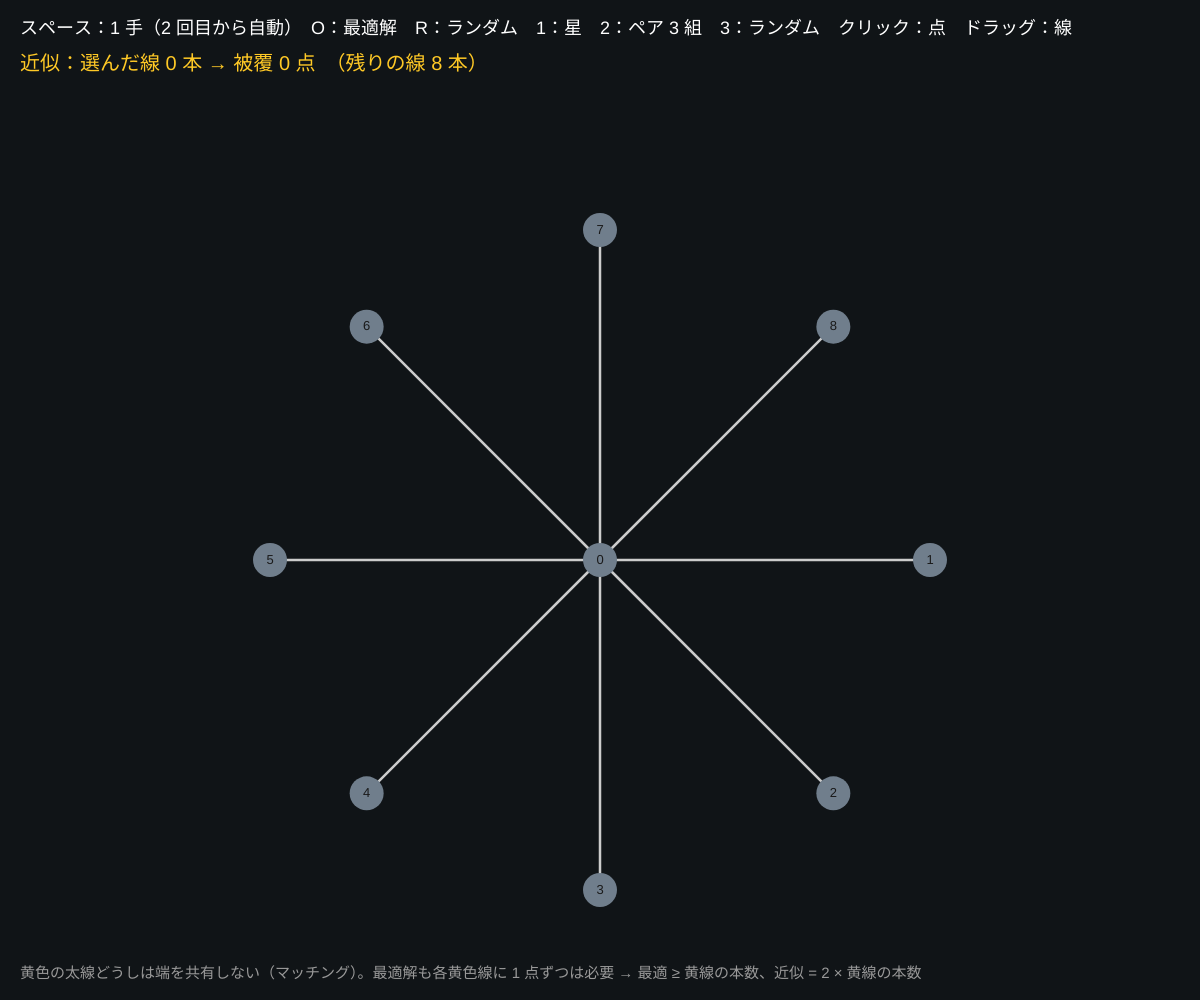
Frame 1 (no input)
Frame 60 (no input): identical to frame 1, image omitted
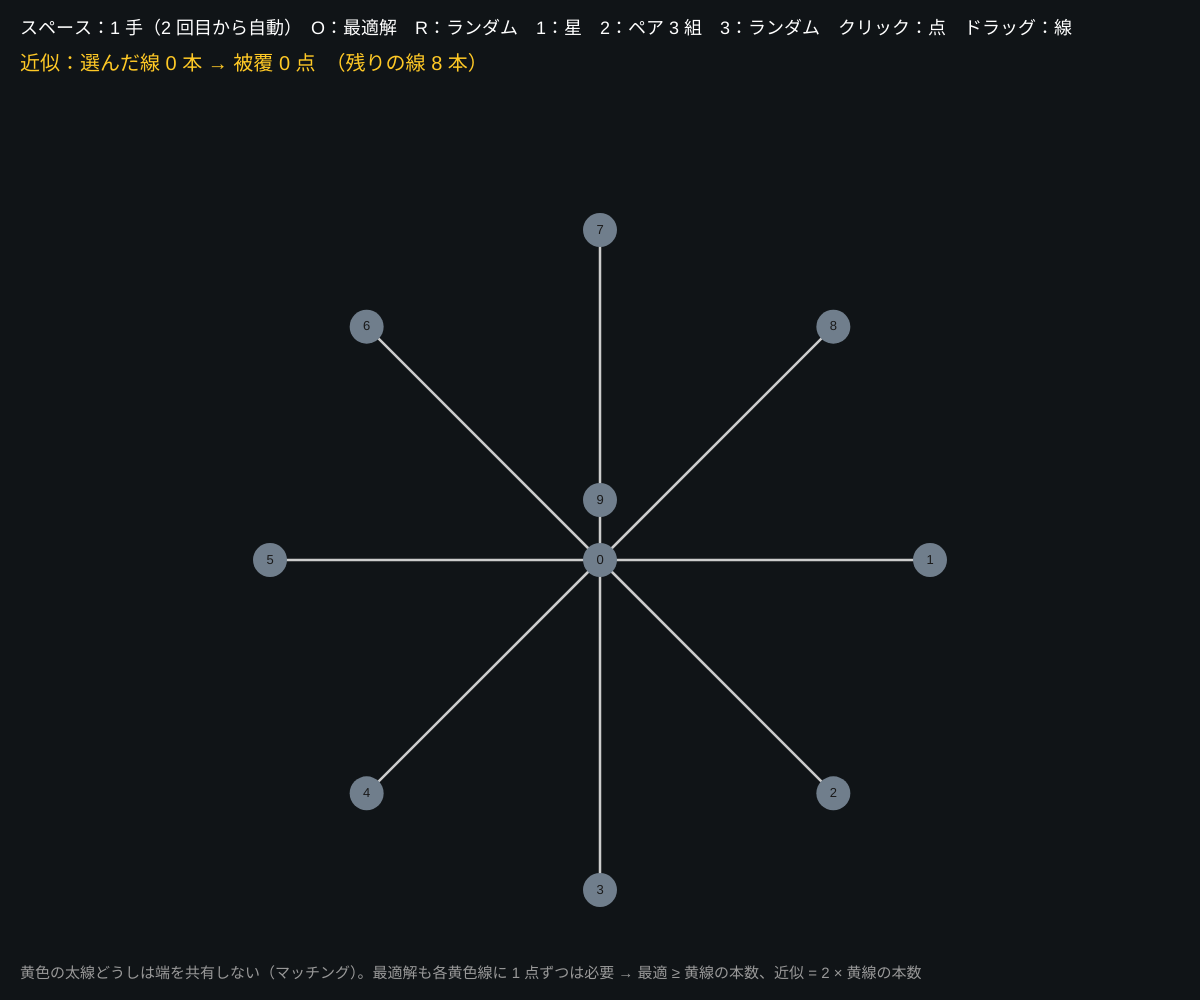
Frame 120 (the mouse pressed at the canvas centre since frame 60)

The p5.js sketch that drew these frames (run headless with seeded random() and noise() and a simulated clock; from frame 60 on, the mouse is pressed at the canvas centre):

// p5.js sketch
// ── sketch.js
// ============================================
// 09 頂点被覆の 2 倍近似（線を選んで両端を取る）
// 最小の頂点被覆は NP 困難。でも「残っている線を 1 本選んで両端を両方取る」をくり返すだけで、最適の 2 倍以内が保証される
// 理由：選んだ線どうしは端を共有しない。最適解もそれぞれの線の端を少なくとも 1 つ取るので、最適 ≥ 選んだ線の本数 = 近似 ÷ 2
// スペース：1 手ずつ進める（もう一度押すと自動）/ O：最適解を表示 / R：ランダムなグラフ / 1〜3：お手本
// 何もない所をクリック：点を追加 / 点から点へドラッグ：線を追加
// ============================================

let nodes = [], edges = [];
let cover = [], picked = [], remaining = [];
let auto = false, timer = 0, opt = null, showOpt = false;
let MAX_N = 16; // ★ 最適解の総当たりは 2^点の数

function setup() {
  createCanvas(windowWidth, windowHeight);
  colorMode(HSB, 360, 100, 100, 100);
  preset(1);
}

function preset(k) {
  nodes = []; edges = [];
  let cx = width / 2, cy = height * 0.56, R = min(width, height) * 0.33;
  if (k === 1) { // 星：最適 1、近似 2
    nodes.push({ x: cx, y: cy });
    for (let i = 0; i < 8; i++) { nodes.push({ x: cx + cos(TWO_PI * i / 8) * R, y: cy + sin(TWO_PI * i / 8) * R }); edges.push([0, i + 1]); }
  } else if (k === 2) { // 離れた線 3 本：近似 6 点、最適 3 点でちょうど 2 倍
    for (let i = 0; i < 6; i++) nodes.push({ x: cx - R + (i % 3) * R, y: cy + (i < 3 ? -R * 0.5 : R * 0.5) });
    for (let i = 0; i < 3; i++) edges.push([i, i + 3]);
  } else randomGraph(11);
  resetAlg();
}
function randomGraph(n) {
  nodes = []; edges = [];
  for (let i = 0; i < n; i++) nodes.push({ x: random(120, width - 120), y: random(170, height - 90) });
  for (let i = 0; i < n; i++) for (let j = i + 1; j < n; j++) {
    if (dist(nodes[i].x, nodes[i].y, nodes[j].x, nodes[j].y) < min(width, height) * 0.32 && random() < 0.5) edges.push([i, j]);
  }
}
function resetAlg() { cover = []; picked = []; remaining = edges.map((e) => e.slice()); auto = false; opt = null; showOpt = false; }

function algStep() {
  if (remaining.length === 0) return false;
  let e = random(remaining);                 // ★ 線の選び方を変えてみよう（例：remaining[0]）
  picked.push(e);
  cover.push(e[0], e[1]);
  remaining = remaining.filter(([a, b]) => !cover.includes(a) && !cover.includes(b)); // 端が被覆に入った線を消す
  if (remaining.length === 0) computeOpt();
  return true;
}
function computeOpt() {
  let n = nodes.length;
  if (n > MAX_N) { opt = null; return; }
  let best = null;
  for (let m = 0; m < 1 << n; m++) {
    let c = 0; for (let i = 0; i < n; i++) if ((m >> i) & 1) c++;
    if (best && c >= best.c) continue;
    if (edges.every(([a, b]) => ((m >> a) & 1) || ((m >> b) & 1))) best = { m, c };
  }
  opt = best;
}

let dragFrom = -1;
function draw() {
  background(210, 30, 9);
  if (auto && ++timer % 30 === 0) if (!algStep()) auto = false;

  for (let [a, b] of edges) {
    let alive = remaining.some(([p, q]) => p === a && q === b);
    let isPick = picked.some(([p, q]) => p === a && q === b);
    stroke(isPick ? color(45, 90, 100) : alive ? color(0, 0, 80) : color(150, 50, 60, 60));
    strokeWeight(isPick ? 7 : alive ? 2.5 : 2);
    line(nodes[a].x, nodes[a].y, nodes[b].x, nodes[b].y);
  }
  if (dragFrom >= 0) { stroke(0, 0, 100); strokeWeight(2); line(nodes[dragFrom].x, nodes[dragFrom].y, mouseX, mouseY); }
  nodes.forEach((p, i) => {
    let inC = cover.includes(i), inO = showOpt && opt && (opt.m >> i) & 1;
    noStroke();
    if (inO) { fill(280, 70, 100); circle(p.x, p.y, 52); }
    fill(inC ? color(45, 90, 100) : color(210, 20, 55));
    circle(p.x, p.y, 34);
    fill(0, 0, 10); textAlign(CENTER, CENTER); textSize(13); text(i, p.x, p.y);
  });

  noStroke(); textAlign(LEFT, BASELINE); fill(0, 0, 100); textSize(18);
  text('スペース：1 手（2 回目から自動）　O：最適解　R：ランダム　1：星　2：ペア 3 組　3：ランダム　クリック：点　ドラッグ：線', 20, 34);
  textSize(20); fill(45, 85, 100);
  text('近似：選んだ線 ' + picked.length + ' 本 → 被覆 ' + cover.length + ' 点　（残りの線 ' + remaining.length + ' 本）', 20, 70);
  if (remaining.length === 0 && edges.length > 0) {
    if (opt) {
      fill(280, 60, 100);
      text('最適：' + opt.c + ' 点　　近似 / 最適 = ' + nf(cover.length / opt.c, 1, 2) + '（必ず 2 以下）' + (showOpt ? '' : '　O で表示'), 20, 102);
    } else { fill(0, 0, 70); text('点が ' + MAX_N + ' 個より多いので最適解は計算しない（2^n 通り）', 20, 102); }
  }
  fill(0, 0, 60); textSize(15);
  text('黄色の太線どうしは端を共有しない（マッチング）。最適解も各黄色線に 1 点ずつは必要 → 最適 ≥ 黄線の本数、近似 = 2 × 黄線の本数', 20, height - 22);
}

function hit(x, y) { for (let i = 0; i < nodes.length; i++) if (dist(x, y, nodes[i].x, nodes[i].y) < 20) return i; return -1; }
function mousePressed() {
  if (mouseY < 110) return;
  dragFrom = hit(mouseX, mouseY);
  if (dragFrom < 0 && nodes.length < 24) { nodes.push({ x: mouseX, y: mouseY }); resetAlg(); }
}
function mouseReleased() {
  if (dragFrom >= 0) {
    let to = hit(mouseX, mouseY);
    if (to >= 0 && to !== dragFrom && !edges.some(([a, b]) => (a === dragFrom && b === to) || (a === to && b === dragFrom))) {
      edges.push([min(dragFrom, to), max(dragFrom, to)]); resetAlg();
    }
  }
  dragFrom = -1;
}
function keyPressed() {
  if (key === ' ') { if (remaining.length === 0) resetAlg(); else if (picked.length > 0) auto = !auto; else algStep(); }
  if (key === 'o' || key === 'O') { if (!opt && remaining.length === 0) computeOpt(); showOpt = !showOpt; }
  if (key === 'r' || key === 'R') { randomGraph(11); resetAlg(); }
  if (key >= '1' && key <= '3') preset(int(key));
}
function windowResized() { resizeCanvas(windowWidth, windowHeight); }

// ---------- やってみよう ----------
// 1. 星（1）で近似は 2、最適は 1。比がちょうど 2 になる
// 2. ランダムなグラフで何度も試し、比の平均を記録しよう（2 よりかなり小さいことが多い）
// 3. 「次数がいちばん大きい点を取る」貪欲法に変えると？（実は比が log n まで悪くなる例がある）
